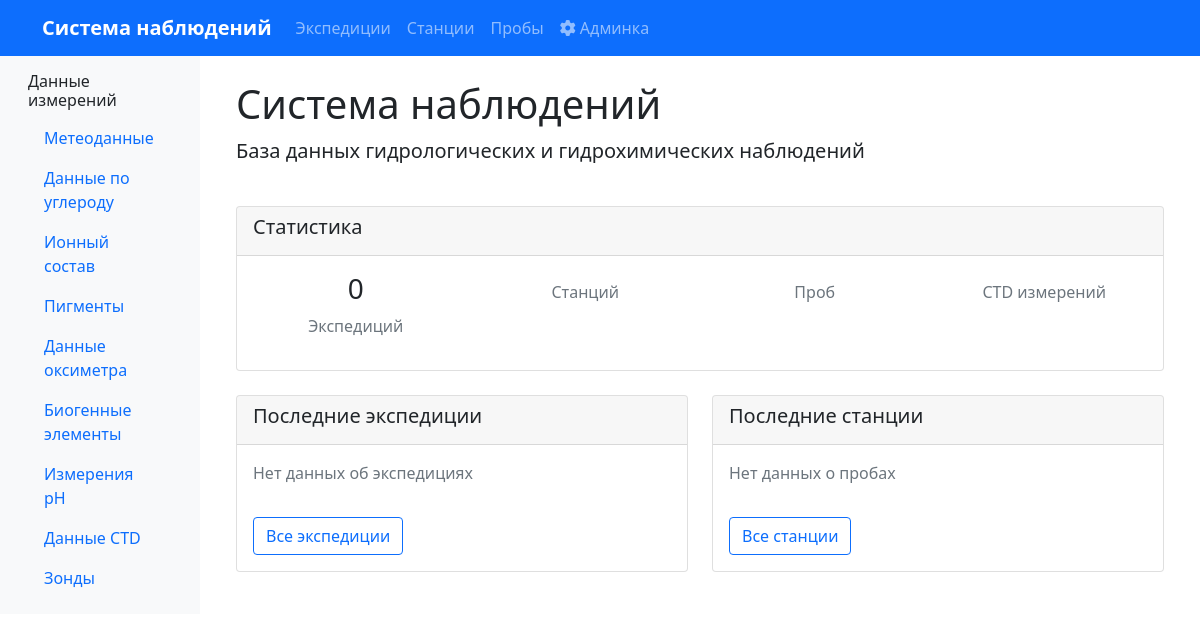
Before: / with the older database file.
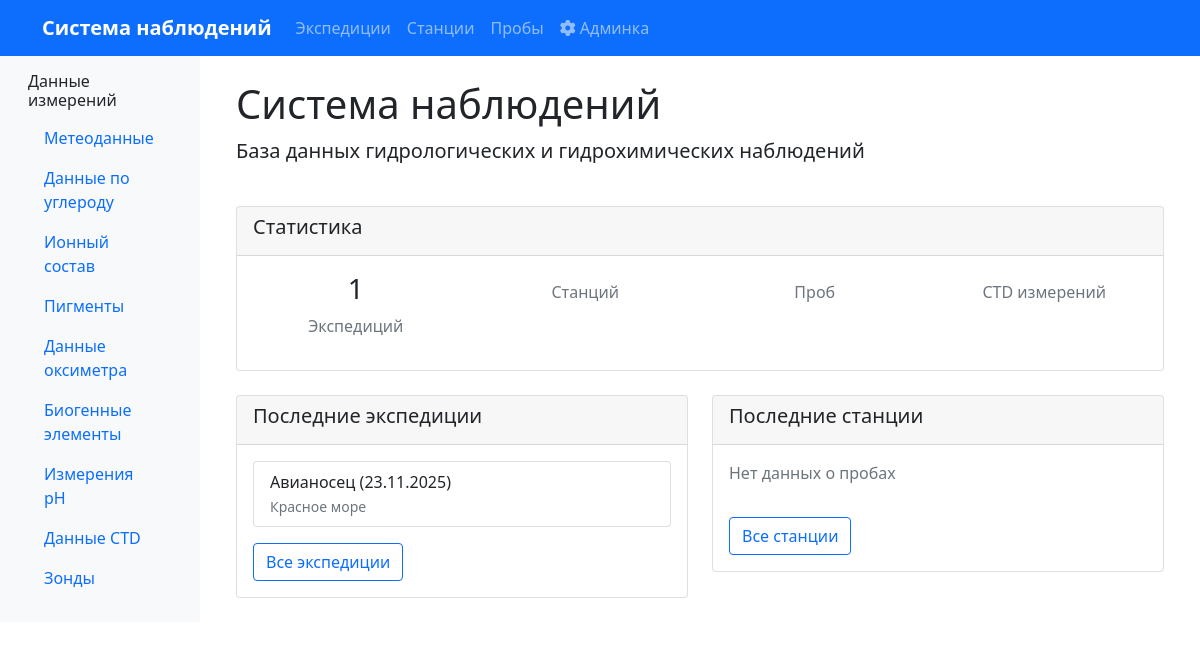
After: the same page with the newer database file.
### oceanography/models.py (models this page shows, shortened)
class Expedition(models.Model):
    expedition_id = models.AutoField(primary_key=True)
    start_date = models.DateTimeField(verbose_name="Дата и время начала экспедиции")
    end_date = models.DateTimeField(verbose_name="Дата и время окончания экспедиции")
    platform = models.CharField(max_length=200, verbose_name="Название судна/платформы")
    area = models.CharField(max_length=300, verbose_name="Район работ")
    class Meta:
        db_table = 'expeditions'
        verbose_name = "Экспедиция"
        verbose_name_plural = "Экспедиции"
        indexes = [
            models.Index(fields=['start_date']),
            models.Index(fields=['platform']),
            models.Index(fields=['area']),
        ]
        ordering = ['-start_date']

### oceanography/views.py (the view)
# urls.py: path('', HomeView.as_view(), name='home'),
class HomeView(ListView):
    model = Expedition
    template_name = 'oceanography/home.html'
    context_object_name = 'expeditions'
    def get_queryset(self):
        return Expedition.objects.all()[:5]
    def get_context_data(self, **kwargs):
        context = super().get_context_data(**kwargs)
        context['recent_samples'] = Sample.objects.select_related(
            'station', 'station__expedition'
        ).all()[:10]
        context['expeditions_count'] = Expedition.objects.count()
        context['stations_count'] = Station.objects.count()
        context['samples_count'] = Sample.objects.count()
        context['ctd_data_count'] = CTDData.objects.count()
        return context

### oceanography/templates/oceanography/home.html (shortened to what this page needs)
{% extends 'base.html' %}
{% block content %}
<div class="row">
    <div class="col-12">
        <h1>Система наблюдений</h1>
        <p class="lead">База данных гидрологических и гидрохимических наблюдений</p>
    </div>
</div>
<div class="row mt-4">
    <div class="col-12">
        <div class="card">
            <div class="card-header">
                <h5>Статистика</h5>
            </div>
            <div class="card-body">
                <div class="row text-center">
                    <div class="col-md-3">
                        <h3>{{ expeditions.count }}</h3>
                        <p class="text-muted">Экспедиций</p>
                    </div>
                    <div class="col-md-3">
                        <p class="text-muted">Станций</p>
                    </div>
                    <div class="col-md-3">
                        <p class="text-muted">Проб</p>
                    </div>
                    <div class="col-md-3">
                        <p class="text-muted">CTD измерений</p>
                    </div>
                </div>
            </div>
        </div>
    </div>
</div>
<div class="row mt-4">
    <div class="col-md-6">
        <div class="card">
            <div class="card-header">
                <h5>Последние экспедиции</h5>
            </div>
            <div class="card-body">
                {% if expeditions %}
                    <div class="list-group">
                        {% for expedition in expeditions %}
                            <a href="{% url 'oceanography:expedition_detail' expedition.pk%}"
                               class="list-group-item list-group-item-action">
                                {{ expedition.platform }} ({{ expedition.start_date|date:"d.m.Y" }})
                                <br>
                                <small class="text-muted">{{ expedition.area }}</small>
                            </a>
                        {% endfor %}
                    </div>
                {% else %}
                    <p class="text-muted">Нет данных об экспедициях</p>
                {% endif %}
                <a href="{% url 'oceanography:expedition_list' %}" class="btn btn-outline-primary mt-3">Все экспедиции</a>
            </div>
        </div>
    </div>
    <div class="col-md-6">
        <div class="card">
            <div class="card-header">
                <h5>Последние станции</h5>
            </div>
            <div class="card-body">
                {% if recent_stations %}
                    <div class="list-group">
                        {% for station in recent_stations %}
                            <a href="#"
                               class="list-group-item list-group-item-action">
                                Проба {{ station.sample_id }} - {{ station.station.station_name }}
                                <br>
                                <small class="text-muted">
                                    {{ station.datetime|date:"d.m.Y H:i" }} |
                                    {{ station.expedition.platform }}
                                </small>
                            </a>
                        {% endfor %}
                    </div>
                {% else %}
                    <p class="text-muted">Нет данных о пробах</p>
                {% endif %}
                <a href="#" class="btn btn-outline-primary mt-3">Все станции</a>
            </div>
        </div>
    </div>
</div>
{% endblock %}

### oceanography/templates/base.html (shortened to what this page needs)
<!DOCTYPE html>
<html lang="ru">
<head>
    <link href="https://cdn.jsdelivr.net/npm/bootstrap@5.1.3/dist/css/bootstrap.min.css" rel="stylesheet">
    <link rel="stylesheet" href="https://cdnjs.cloudflare.com/ajax/libs/font-awesome/6.0.0/css/all.min.css">
</head>
<body>
    <nav class="navbar navbar-expand-lg navbar-dark bg-primary">
    <div class="container">
        <a class="navbar-brand" href="{% url 'oceanography:home' %}">Система наблюдений</a>
        <div class="collapse navbar-collapse" id="navbarNav">
            <ul class="navbar-nav">
                <li class="nav-item">
                    <a class="nav-link" href="{% url 'oceanography:expedition_list' %}">Экспедиции</a>
                </li>
                <li class="nav-item">
                    <a class="nav-link" href="{% url 'oceanography:coming_soon' %}">Станции</a>
                </li>
                <li class="nav-item">
                    <a class="nav-link" href="{% url 'oceanography:coming_soon' %}">Пробы</a>
                </li>
                <li class="nav-item">
                    <a class="nav-link" href="{% url 'admin:index' %}">
                        <i class="fas fa-cog"></i> Админка
                    </a>
                </li>
            </ul>
        </div>
    </div>
</nav>
    <div class="container-fluid">
        <div class="row">
            <div class="col-md-2 sidebar">
                <div class="p-3">
                    <h6>Данные измерений</h6>
                    <ul class="nav nav-pills flex-column">
                        <li class="nav-item">
                            <a class="nav-link" href="{% url 'oceanography:coming_soon' %}">Метеоданные</a>
                        </li>
                        <li class="nav-item">
                            <a class="nav-link" href="{% url 'oceanography:coming_soon' %}">Данные по углероду</a>
                        </li>
                        <li class="nav-item">
                            <a class="nav-link" href="{% url 'oceanography:coming_soon' %}">Ионный состав</a>
                        </li>
                        <li class="nav-item">
                            <a class="nav-link" href="{% url 'oceanography:coming_soon' %}">Пигменты</a>
                        </li>
                        <li class="nav-item">
                            <a class="nav-link" href="{% url 'oceanography:coming_soon' %}">Данные оксиметра</a>
                        </li>
                        <li class="nav-item">
                            <a class="nav-link" href="{% url 'oceanography:coming_soon' %}">Биогенные элементы</a>
                        </li>
                        <li class="nav-item">
                            <a class="nav-link" href="{% url 'oceanography:coming_soon' %}">Измерения pH</a>
                        </li>
                        <li class="nav-item">
                            <a class="nav-link" href="{% url 'oceanography:coming_soon' %}">Данные CTD</a>
                        </li>
                        <li class="nav-item">
                            <a class="nav-link" href="{% url 'oceanography:coming_soon' %}">Зонды</a>
                        </li>
                    </ul>
                </div>
            </div>
            <div class="col-md-10">
                <div class="p-4">
                    {% block content %}
                    {% endblock %}
                </div>
            </div>
        </div>
    </div>
</body>
</html>

### oceanography/templates/base.html (style rules this page uses)
.navbar-brand { font-weight: bold; }
.sidebar { background-color: #f8f9fa; }

Changed rows visible on the page:
added Expedition: platform "Авианосец", start_date "23.11.2025", area "Красное море"
Other visible differences:
{{ expeditions.count }}: "0" → "1"
text no longer shown: "Нет данных об экспедициях"
